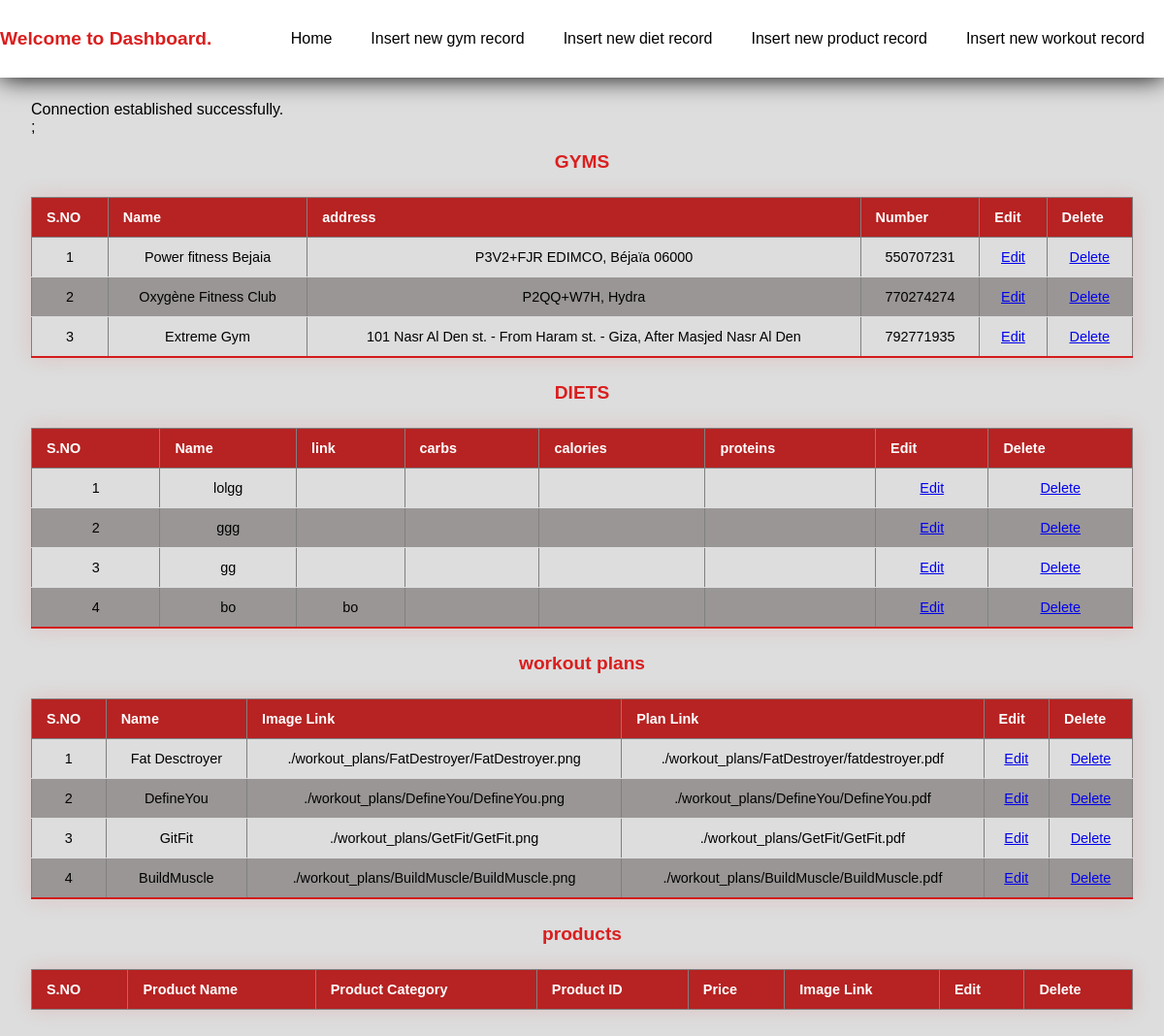
/admin/dashboard.php, run on an earlier commit of the app's database.
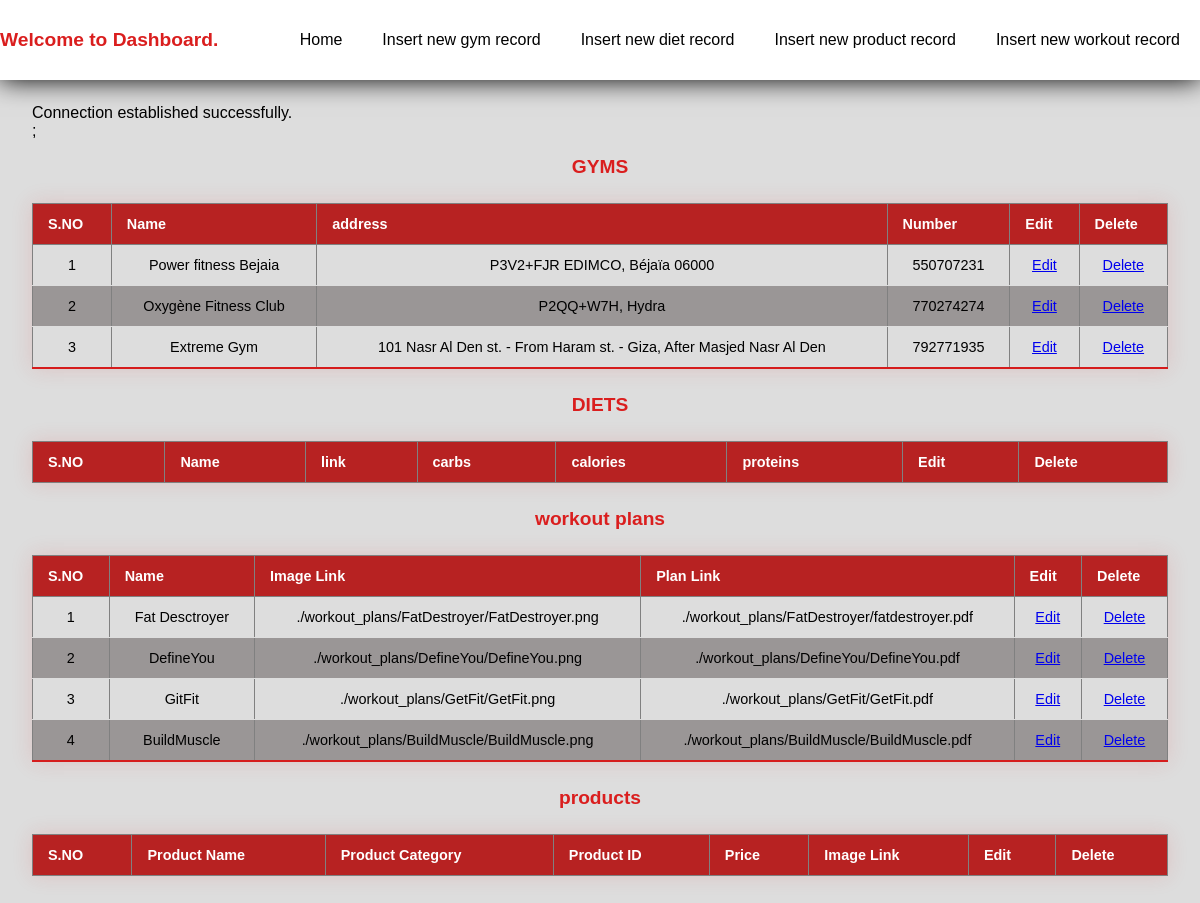
And on a later commit of the database.
### tables this page shows
CREATE TABLE `gym` (
  `gym_id` int(11) NOT NULL,
  `gym_name` varchar(100) DEFAULT NULL,
  `gym_address` varchar(300) DEFAULT NULL,
  `gym_number` int(11) DEFAULT NULL,
  `city` varchar(50) DEFAULT NULL,
  `gym_img_link` varchar(300) DEFAULT NULL,
  `gym_link` varchar(500) DEFAULT NULL
);

CREATE TABLE `diet` (
  `diet_id` int(11) NOT NULL,
  `diet_link` varchar(100) DEFAULT NULL,
  `diet_name` varchar(50) DEFAULT NULL,
  `diet_link_img` varchar(100) DEFAULT NULL,
  `diet_calories` int(11) DEFAULT NULL,
  `diet_protien` int(11) DEFAULT NULL,
  `diet_carbs` int(11) DEFAULT NULL
);

CREATE TABLE `workout_plan` (
  `workout_id` int(11) NOT NULL,
  `workout_planer_id` int(11) DEFAULT NULL,
  `workout_name` varchar(60) DEFAULT NULL,
  `workout_img_link` varchar(300) DEFAULT NULL,
  `workout_plan_link` varchar(300) DEFAULT NULL,
  `description` varchar(500) DEFAULT NULL,
  `workout_summary` varchar(500) DEFAULT NULL,
  `Goal` varchar(500) DEFAULT NULL,
  `duration` int(11) DEFAULT NULL,
  `lenght` int(11) DEFAULT NULL
);

### admin/dashboard.php (the view, shortened to what this page needs)
<?php
require_once('../db.php');
?>
<!DOCTYPE html>
<html lang="eng">
<head>
    <link rel="stylesheet" href="dashboard.css">
</head>
<body>
    <header>
    <h2 class="welcome">Welcome to Dashboard.</h2>
    <nav>
    <ul>
    <li><a href="../index.html">Home</a></li>
    <li><a href="insert.php?table=gym">Insert new gym record</a></li>
    <li><a href="insert.php?table=diet">Insert new diet record</a></li>
    <li><a href="insert.php?table=product">Insert new product record</a> </li>
    <li><a href="insert.php?table=workout">Insert new workout record</a></li>
    </ul>
</nav>
</header>
    <h2>GYMS</h2>
    <table class="styled-table" width="100%" border="1" style="border-collapse:collapse;">
        <thead>
            <tr>
                <th><strong>S.NO</strong></th>
                <th><strong>Name</strong></th>
                <th><strong>address</strong></th>
                <th><strong>Number</strong></th>
                <th><strong>Edit</strong></th>
                <th><strong>Delete</strong></th>
            </tr>
        </thead>
        <tbody>
            <?php
            $count = 1;
            $sel_query = "Select * from gym ORDER BY gym_id desc;";
            $result = mysqli_query($conn, $sel_query);
            while ($row = mysqli_fetch_assoc($result)) { ?>
                <tr>
                    <td align="center"><?php echo $count; ?></td>
                    <td align="center"><?php echo $row["gym_name"]; ?></td>
                    <td align="center"><?php echo $row["gym_address"]; ?></td>
                    <td align="center"><?php echo $row["gym_number"]; ?></td>
                    <td align="center">
                        <a href="edit.php?id=<?php echo $row["gym_id"]; ?>">Edit</a>
                    </td>
                    <td align="center">
                        <a href="delete.php?id=<?php echo $row["gym_id"]; ?>">Delete</a>
                    </td>
                </tr>
            <?php $count++;
            } ?>
        </tbody>
    </table>
    <h2>DIETS</h2>
    <table class="styled-table" width="100%" border="1" style="border-collapse:collapse;">
        <thead>
            <tr>
                <th><strong>S.NO</strong></th>
                <th><strong>Name</strong></th>
                <th><strong>link</strong></th>
                <th><strong>carbs</strong></th>
                <th><strong>calories</strong></th>
                <th><strong>proteins</strong></th>
                <th><strong>Edit</strong></th>
                <th><strong>Delete</strong></th>
            </tr>
        </thead>
        <tbody>
            <?php
            $count = 1;
            $sel_query = "Select * from diet ORDER BY diet_id desc;";
            $result = mysqli_query($conn, $sel_query);
            while ($row = mysqli_fetch_assoc($result)) { ?>
                <tr>
                    <td align="center"><?php echo $count; ?></td>
                    <td align="center"><?php echo $row["diet_name"]; ?></td>
                    <td align="center"><?php echo $row["diet_link"]; ?></td>
                    <td align="center"><?php echo $row["carbs"]; ?></td>
                    <td align="center"><?php echo $row["calories"]; ?></td>
                    <td align="center"><?php echo $row["proteins"]; ?></td>
                    <td align="center">
                        <a href="edit.php?id=<?php echo $row["diet_id"]; ?>">Edit</a>
                    </td>
                    <td align="center">
                        <a href="delete.php?id=<?php echo $row["diet_id"]; ?>">Delete</a>
                    </td>
                </tr>
            <?php $count++;
            } ?>
        </tbody>
    </table>
    <h2>workout plans</h2>
    <table class="styled-table" width="100%" border="1" style="border-collapse:collapse;">
        <thead>
            <tr>
                <th><strong>S.NO</strong></th>
                <th><strong>Name</strong></th>
                <th><strong>Image Link</strong></th>
                <th><strong>Plan Link</strong></th>
                <th><strong>Edit</strong></th>
                <th><strong>Delete</strong></th>
            </tr>
        </thead>
        <tbody>
            <?php
            $count = 1;
            $sel_query = "SELECT * FROM workout_plan ORDER BY workout_id DESC;";
            $result = mysqli_query($conn, $sel_query);
            while ($row = mysqli_fetch_assoc($result)) { ?>
                <tr>
                    <td align="center"><?php echo $count; ?></td>
                    <td align="center"><?php echo $row["workout_name"]; ?></td>
                    <td align="center"><?php echo $row["workout_img_link"]; ?></td>
                    <td align="center"><?php echo $row["workout_plan_link"]; ?></td>
                    <td align="center">
                        <a href="edit.php?id=<?php echo $row["workout_id"]; ?>">Edit</a>
                    </td>
                    <td align="center">
                        <a href="delete.php?id=<?php echo $row["workout_id"]; ?>">Delete</a>
                    </td>
                </tr>
            <?php $count++;
            } ?>
        </tbody>
    </table>
    <h2>products</h2>
    <table class="styled-table" width="100%" border="1" style="border-collapse:collapse;">
        <thead>
            <tr>
                <th><strong>S.NO</strong></th>
                <th><strong>Product Name</strong></th>
                <th><strong>Product Category</strong></th>
                <th><strong>Product ID</strong></th>
                <th><strong>Price</strong></th>
                <th><strong>Image Link</strong></th>
                <th><strong>Edit</strong></th>
                <th><strong>Delete</strong></th>
            </tr>
        </thead>
    </table>
</body>
</html>

### admin/dashboard.css (style rules this page uses)
body { height: 125vh; background-color: #dddddd; background-size: cover; font-family: sans-serif; margin-top: 80px; padding: 2%; }
header { background-color: white; position: fixed; top: 0; left: 0; right: 0; height: 80px; display: flex; align-items: center; justify-content: space-between; box-shadow: 0 0 25px 0 black; }
header * { display: inline; }
header li { margin: 20px; }
header li a { color: black; text-decoration: none; }
nav { display: flex; align-items: center; }
nav ul { list-style-type: none; margin: 0; padding: 0; display: flex; }
nav li { margin: 0 20px; }
h2 { color: rgb(218, 30, 30); font-size: 1.2em; font-weight: bold; text-align: center; }
.styled-table { border-collapse: collapse; margin: 25px 0; font-size: 0.9em; font-family: sans-serif; min-width: 400px; box-shadow: 0 0 20px rgba(219, 49, 49, 0.15); }
.styled-table thead tr { background-color: #b72222; color: #ffffff; text-align: left; }
.styled-table th, .styled-table td { padding: 12px 15px; }
.styled-table tbody tr { border-bottom: 1px solid #dddddd; }
.styled-table tbody tr:nth-of-type(even) { background-color: #9a9696; }
.styled-table tbody tr:last-of-type { border-bottom: 2px solid #d51c1c; }

What changed in the data, as far as the page shows it:
removed diet: diet_name "lolgg"
removed diet: diet_name "ggg"
removed diet: diet_name "gg"
removed diet: diet_name "bo", diet_link "bo"
